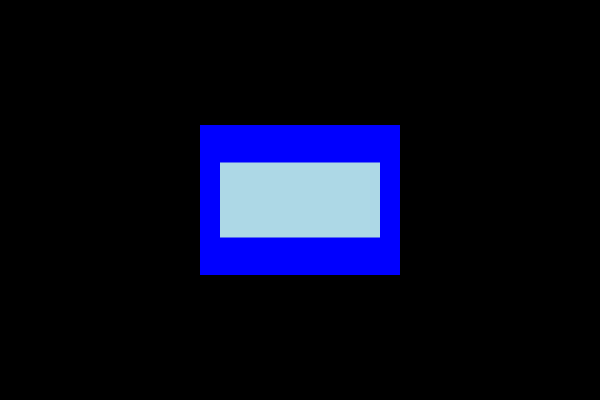
Frame 1 (no input)
Frame 60 (no input): identical to frame 1, image omitted
Frame 120 (the mouse pressed at the canvas centre since frame 60): identical to frame 1, image omitted

The p5.js sketch that drew this single still picture (run headless with seeded random() and noise() and a simulated clock; from frame 60 on, the mouse is pressed at the canvas centre):

// p5.js sketch
// ── sketch.js
const sketchWith = 600;
const sketchHight = 400;

let boxWith = 200;
let boxHight = 150;

let backgroundColour;

function preload(){
  // preload assets
}

function setup() {

  createCanvas(sketchWith, sketchHight);
  backgroundColour = 0;
  
}

function draw() {
  background(backgroundColour);

  fill('blue');
  strokeWeight(0);
  rect((sketchWith - boxWith) / 2,
   (sketchHight - boxHight) / 2,
    boxWith, boxHight);

  const smallWith = boxWith * 0.8;
  const smallHight = boxHight * 0.5;

  fill('lightBlue');

  rect((sketchWith - smallWith) / 2,
    (sketchHight - smallHight) / 2,
     smallWith, smallHight);
    
  
}
